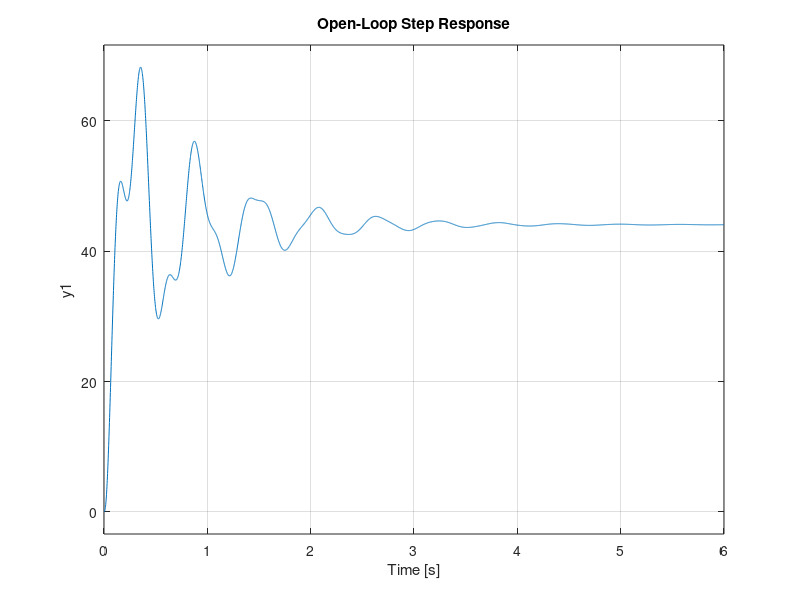

MATLAB code to generate this figure: (Note: this script raises an error after producing the figure.)
clc;
clear;
close all;
%% 
% Define the transfer function G(s)
num = [6.04e-09, 1.088e-08, 1.434e-06];
den = [2.05e-15, 4.409e-13, 4.2e-12, 3.369e-10, 1.002e-09, 3.253e-08];
G = tf(num, den);

% Step Response of Open-Loop System
figure;
step(G);
title('Open-Loop Step Response');
grid on;

% Force a full PID controller (use 'pidstd' structure)
C = pidtune(G, 'PID', 50); % 50 rad/s is an initial crossover frequency guess

% Display PID Gains
disp('Initial PID Gains:');
disp(C);

% Closed-Loop System with PID Controller
T = feedback(C*G, 1);

% Step Response of the Closed-Loop System
figure;
step(T);
title('Closed-Loop Step Response with PID');
grid on;

% Extract Performance Metrics
info = stepinfo(T);

% Display Performance Results
disp('Closed-Loop Performance:');
fprintf('Overshoot: %.2f%%\n', info.Overshoot);
fprintf('Settling Time: %.4f seconds\n', info.SettlingTime);


%%
% Manual Fine-Tuning for Better Performance
Kp = C.Kp;
Ki = C.Ki;
Kd = C.Kd;

% Adjust gains for better transient response
Kp_new = Kp * 1.2;  % Increase proportional gain for faster response
Ki_new = Ki * 1.1;  % Slightly increase integral gain for better steady-state
Kd_new = Kd * 0.7;  % Reduce derivative to avoid excessive damping

C_tuned = pid(Kp_new, Ki_new, Kd_new);

% New Closed-Loop System with Tuned PID
T_tuned = feedback(C_tuned*G, 1);

% Step Response of the Tuned System
figure;
step(T_tuned);
title('Tuned Closed-Loop Step Response');
grid on;

% Final Performance Metrics
info_tuned = stepinfo(T_tuned);
disp('Tuned Closed-Loop Performance:');
fprintf('Overshoot: %.2f%%\n', info_tuned.Overshoot);
fprintf('Settling Time: %.4f seconds\n', info_tuned.SettlingTime);

% Bode Plot Analysis to Check Stability Margins
figure;
margin(C_tuned * G);
title('Bode Plot of Tuned PID Controller');
grid on;

%Check ss error
ess = 1 - dcgain(T_tuned);
disp(['Steady-State Error: ', num2str(ess)]);

